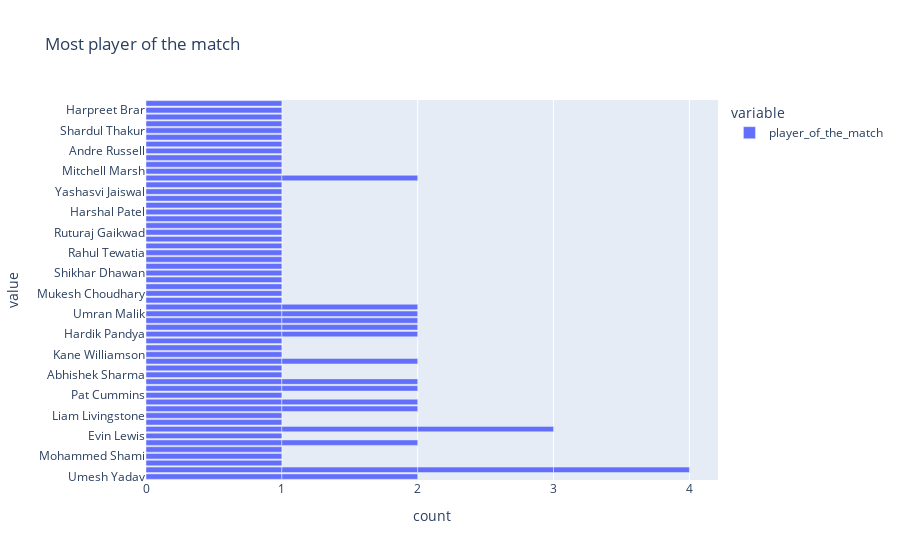

The notebook cell saved with this chart:
### Code cell
figure = px.bar(df , x = ["player_of_the_match"] , title = "Most player of the match")
figure.show()

### Figure 1 — Plotly figure (JSON) as saved in the notebook; plotly's stock layout.template omitted (floating-point values rounded to 4 significant figures)
{"data": [{"alignmentgroup": "True", "hovertemplate": "variable=player_of_the_match<br>count=%{x}<br>value=%{y}<extra></extra>", "legendgroup": "player_of_the_match", "marker": {"color": "#636efa", "pattern": {"shape": ""}}, "name": "player_of_the_match", "offsetgroup": "player_of_the_match", "orientation": "h", "showlegend": true, "textposition": "auto", "type": "bar", "x": [1, 1, 1, 1, 1, 1, 1, 1, 1, 1, 1, 1, 1, 1, 1, 1, 1, 1, 1, 1, 1, 1, 1, 1, 1, 1, 1, 1, 1, 1, 1, 1, 1, 1, 1, 1, 1, 1, 1, 1, 1, 1, 1, 1, 1, 1, 1, 1, 1, 1, 1, 1, 1, 1, 1, 1, 1, 1, 1, 1, 1, 1, 1, 1, 1, 1, 1, 1, 1, 1, 1, 1, 1, 1], "xaxis": "x", "y": ["Umesh Yadav", "Kuldeep Yadav", "Odean Smith", "Mohammed Shami", "Sanju Samson", "Wanindu Hasaranga", "Evin Lewis", "Umesh Yadav", "Jos Buttler", "Lockie Ferguson", "Liam Livingstone", "Avesh Khan", "Dinesh Karthik", "Pat Cummins", "Quinton de Kock", "Shubman Gill", "Abhishek Sharma", "Anuj Rawat", "Kuldeep Yadav", "Yuzvendra Chahal", "Kane Williamson", "Shivam Dube", "Mayank Agarwal", "Hardik Pandya", "Rahul Tripathi", "K L Rahul", "Dinesh Karthik", "Umran Malik", "David Miller", "Yuzvendra Chahal", "Faf du Plessis", "Kuldeep Yadav", "Mukesh Choudhary", "Jos Buttler", "Rashid Khan", "Marco Jansen", "K L Rahul", "Shikhar Dhawan", "Riyan Parag", "Umran Malik", "Kuldeep Yadav", "Krunal Pandya", "Rahul Tewatia", "Suruakumar Yadav", "Mohsin Khan", "Ruturaj Gaikwad", "Rinku Singh", "Kagiso Rabada", "Harshal Patel", "David Warner", "Tim David", "Yashasvi Jaiswal", "Avesh Khan", "Wanindu Hasaranga", "Devon Conway", "Jasprit Bumrah", "Shubman Gill", "Mitchell Marsh", "Daniel Sams", "Jonny Bairstow", "Andre Russell", "W. Saha", "Trent Boult", "Shardul Thakur", "Rahul Tripathi", "Quinton de Kock", "Virat Kohli", "R Aswin", "Jasprit Bumrah", "Harpreet Brar", "David Miller", "Rajat Patidar", "Jos Buttler", "Hardik Pandya"], "yaxis": "y"}], "layout": {"barmode": "relative", "legend": {"title": {"text": "variable"}, "tracegroupgap": 0}, "title": {"text": "Most player of the match"}, "xaxis": {"anchor": "y", "domain": [0, 1], "title": {"text": "count"}}, "yaxis": {"anchor": "x", "domain": [0, 1], "title": {"text": "value"}}}}
